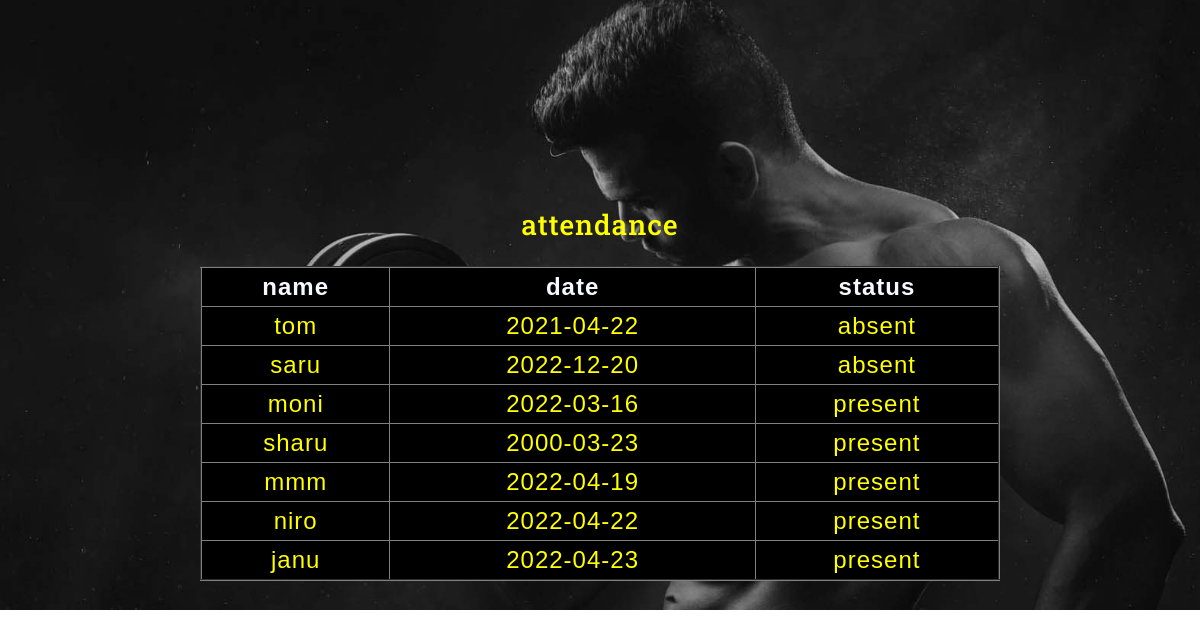
The page /admindisplay.php on the database its author committed.
### tables this page shows
CREATE TABLE `attendance` (
  `id` int(11) NOT NULL,
  `name` varchar(40) NOT NULL,
  `date` date NOT NULL,
  `status` varchar(40) NOT NULL,
  `login_id` int(11) NOT NULL
);

### admindisplay.php (the view, shortened to what this page needs)
<!DOCTYPE html>
<html lang="zxx">
  <head>
    <link href="css/bootstrap.min.css" rel="stylesheet" type="text/css" media="all">
    <link href="css/fontawesome-all.min.css" rel="stylesheet" type="text/css" media="all">
    <link rel="stylesheet" href="css/lightbox.css">
    <link href='css/aos.css' rel='stylesheet prefetch' type="text/css" media="all" />
    <link href="css/style.css" rel='stylesheet' type='text/css' media="all">
      <link rel="stylesheet" href="css2/bootstrap.css">
  <link rel="stylesheet" href="css2/style.css" type="text/css" media="all" />
  <link rel="stylesheet" href="css2/fontawesome-all.css">
  <link href="css/easy-responsive-tabs.css" rel='stylesheet' type='text/css'/>
  <link rel="stylesheet" href="css2/jquery-ui.css" />
  <link rel="stylesheet" href="css2/flexslider.css" type="text/css" media="screen" property="" />
  </head>
  <body>
    <div class="header-outs" id="header">
      <div class="header-w3layouts">
        <div class="container-fluid">
          <nav class="navbar navbar-expand-lg navbar-light">
            <div class="collapse navbar-collapse justify-content-end" id="navbarSupportedContent" data-aos="fade-left">
              <ul class="navbar-nav">
                                <li>
                            <a class="nav-link" href="admin.html"></a>
                        </li>
                        <li class="nav-item">
                            <a class="nav-link" href="index.html"></a>
                        </li>
                            </ul>
            </div>
          </nav>
        </div>
      </div>
      <div class="container">
        <div class="banner-slide-img" data-aos="fade-up">
          <div class="hedder-up " >
				<center>
                <h3 align="center"><font color="yellow"><b></b>attendance</font></h3>
                <br>
                <table align="center" bgcolor="black" border="2" style="width: 800px;">
                    <tr align="center">
                               <th><font color="#f8f8ff" size="5"> name</font></th>
                        <th><font color="#f8f8ff" size="5">date</font></th>
                        <th><font color="#f8f8ff" size="5"> status</font></th>
                    </tr>
                    <?php
                    include "connect.php";
                    $result=mysqli_query($conn,"select *  from attendance");
                    if(mysqli_num_rows($result) >0)
                    {
                        while($row1=mysqli_fetch_array($result)){
                            ?>
                            <tr align="center">
                                <td><font color="yellow" size="5"><?php echo $row1[1];?></font></td>
                                <td><font color="yellow" size="5"><?php echo $row1[2];?></font></td>
                                <td><font color="yellow" size="5"><?php echo $row1[3];?></font></td>
                            </tr>
                            <?php
                        }
                    }
                    ?>
                </table>
</div>
	</div>
			</div>
		</div>
  </body>
</html>

### css/lightbox.css (style rules this page uses)
body:after { display: none; }

### css/style.css (style rules this page uses)
html, body { padding: 0; margin: 0; background: #fff; letter-spacing: 1px; font-family: 'PT Sans', sans-serif; }
body a { outline: none; transition: 0.5s all; -webkit-transition: 0.5s all; -moz-transition: 0.5s all; -o-transition: 0.5s all; -ms-transition: 0.5s all; text-decoration: none; }
h1, h2, h3, h4, h5, h6 { margin: 0; padding: 0; font-family: 'Oswald', sans-serif; letter-spacing: 1px; }
ul { margin: 0; padding: 0; list-style-type: none; }
.header-outs { position: relative; background: url(../images/b1.jpg) no-repeat 0px 0px; -webkit-background-size: cover; -moz-background-size: cover; -o-background-size: cover; -ms-background-size: cover; min-height: 800px; }
.header-w3layouts { position: absolute; width: 100%; z-index: 99; padding-top: 1em; }
.navbar-light .navbar-nav .nav-link { color: #fff; font-size: 10px; letter-spacing: 2px; text-transform: uppercase; font-weight: 600; margin: 0px 14px; border:none; border-bottom:2px solid transparent; padding: 0px 1px 5px; transition: 0.5s all; -webkit-transition: 0.5s all; -moz-transition: 0.5s all; -o-transition: 0.5s all; -ms-transition: 0.5s all; }
.hedder-up { text-align: center; }
a { color: #fff; text-decoration: none; }
.banner-slide-img { padding-top: 19em; }
.wls-hours-list ul li,.nav-link { font-size: 13px; color: #d8d8d8; line-height: 28px; }
@media (max-width:1440px) { .header-outs { min-height: 680px; } }
@media (max-width:1440px) { .banner-slide-img { padding-top: 15em; } }
@media (max-width:1280px) { .header-outs { min-height: 610px; } }
@media (max-width:1280px) { .banner-slide-img { padding-top: 13em; } }

### css2/style.css (style rules this page uses)
body { padding:0; margin:0; background:#fff; position:relative; font-family: 'Montserrat', sans-serif; }
body a { transition:0.5s all; -webkit-transition:0.5s all; -moz-transition:0.5s all; -o-transition:0.5s all; -ms-transition:0.5s all; }
h1,h2,h3,h4,h5,h6 { margin:0; font-family: 'Roboto Slab', serif; }
ul { margin:0; padding:0; }
.navbar-light .navbar-nav .nav-link { color: #fff; font-size: 11px; margin: 0 .1em; padding: 3px 1px; border: 1px solid transparent; font-family: 'Roboto Slab', serif; font-weight: 240; }

### css2/easy-responsive-tabs.css (style rules this page uses)
body { margin: 0px; padding: 0px; background: #f5f5f5; font-weight: 500; }

### rows shown on the page
attendance: name "tom", date "2021-04-22", status "absent"
attendance: name "saru", date "2022-12-20", status "absent"
attendance: name "moni", date "2022-03-16", status "present"
attendance: name "sharu", date "2000-03-23", status "present"
attendance: name "mmm", date "2022-04-19", status "present"
attendance: name "niro", date "2022-04-22", status "present"
attendance: name "janu", date "2022-04-23", status "present"
